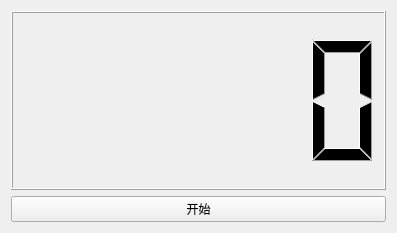
<?xml version="1.0" encoding="UTF-8"?>
<ui version="4.0">
 <class>MyWidget</class>
 <widget class="QWidget" name="MyWidget">
  <property name="geometry">
   <rect>
    <x>0</x>
    <y>0</y>
    <width>397</width>
    <height>233</height>
   </rect>
  </property>
  <property name="windowTitle">
   <string>MyWidget</string>
  </property>
  <layout class="QVBoxLayout" name="verticalLayout">
   <item>
    <widget class="QLCDNumber" name="lcdNumber"/>
   </item>
   <item>
    <widget class="QPushButton" name="begin">
     <property name="text">
      <string>开始</string>
     </property>
    </widget>
   </item>
  </layout>
 </widget>
 <resources/>
 <connections/>
</ui>
